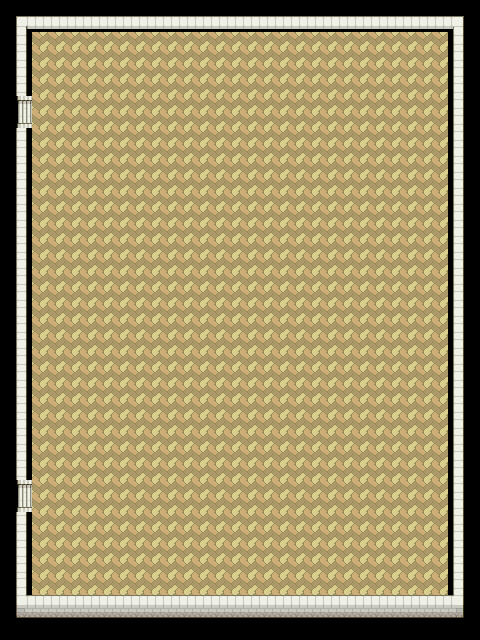

The image is a tile-based game level rendered from a .tmx file. Its description and complete source (layers, tilesets, objects, tile grids) follow:
An orthogonal 15x20 tile map with 32x32 px tiles, 3 tile layers (Floor, Walls, Doors), 2 tilesets.

<map version="1.10" tiledversion="1.11.0" orientation="orthogonal" renderorder="right-down" width="15" height="20" tilewidth="32" tileheight="32" infinite="0" nextlayerid="4" nextobjectid="1">
 <tileset firstgid="1" name="poke2" tilewidth="32" tileheight="32" tilecount="504" columns="8">
  <image source="../tilesets/poke32/poke2.png" width="256" height="2016" />
 </tileset>
 <tileset firstgid="505" name="poke4" tilewidth="32" tileheight="32" tilecount="504" columns="8">
  <image source="../tilesets/poke32/poke4.png" width="256" height="2016" />
 </tileset>
 <layer id="1" name="Floor" width="15" height="20">
  <data encoding="csv">
0,0,0,0,0,0,0,0,0,0,0,0,0,0,0,
0,274,274,274,274,274,274,274,274,274,274,274,274,274,0,
0,274,274,274,274,274,274,274,274,274,274,274,274,274,0,
0,274,274,274,274,274,274,274,274,274,274,274,274,274,0,
0,274,274,274,274,274,274,274,274,274,274,274,274,274,0,
0,274,274,274,274,274,274,274,274,274,274,274,274,274,0,
0,274,274,274,274,274,274,274,274,274,274,274,274,274,0,
0,274,274,274,274,274,274,274,274,274,274,274,274,274,0,
0,274,274,274,274,274,274,274,274,274,274,274,274,274,0,
0,274,274,274,274,274,274,274,274,274,274,274,274,274,0,
0,274,274,274,274,274,274,274,274,274,274,274,274,274,0,
0,274,274,274,274,274,274,274,274,274,274,274,274,274,0,
0,274,274,274,274,274,274,274,274,274,274,274,274,274,0,
0,274,274,274,274,274,274,274,274,274,274,274,274,274,0,
0,274,274,274,274,274,274,274,274,274,274,274,274,274,0,
0,274,274,274,274,274,274,274,274,274,274,274,274,274,0,
0,274,274,274,274,274,274,274,274,274,274,274,274,274,0,
0,274,274,274,274,274,274,274,274,274,274,274,274,274,0,
0,274,274,274,274,274,274,274,274,274,274,274,274,274,0,
0,0,0,0,0,0,0,0,0,0,0,0,0,0,0
</data>
 </layer>
 <layer id="2" name="Walls" width="15" height="20">
  <data encoding="csv">
705,706,706,706,706,706,706,706,706,706,706,706,706,706,707,
713,0,0,0,0,0,0,0,0,0,0,0,0,0,715,
713,0,0,0,0,0,0,0,0,0,0,0,0,0,715,
0,0,0,0,0,0,0,0,0,0,0,0,0,0,715,
713,0,0,0,0,0,0,0,0,0,0,0,0,0,715,
713,0,0,0,0,0,0,0,0,0,0,0,0,0,715,
713,0,0,0,0,0,0,0,0,0,0,0,0,0,715,
713,0,0,0,0,0,0,0,0,0,0,0,0,0,715,
713,0,0,0,0,0,0,0,0,0,0,0,0,0,715,
713,0,0,0,0,0,0,0,0,0,0,0,0,0,715,
713,0,0,0,0,0,0,0,0,0,0,0,0,0,715,
713,0,0,0,0,0,0,0,0,0,0,0,0,0,715,
713,0,0,0,0,0,0,0,0,0,0,0,0,0,715,
713,0,0,0,0,0,0,0,0,0,0,0,0,0,715,
713,0,0,0,0,0,0,0,0,0,0,0,0,0,715,
0,0,0,0,0,0,0,0,0,0,0,0,0,0,715,
713,0,0,0,0,0,0,0,0,0,0,0,0,0,715,
713,0,0,0,0,0,0,0,0,0,0,0,0,0,715,
729,730,730,730,730,730,730,730,730,730,730,730,730,730,731,
745,746,746,746,746,746,746,746,746,746,746,746,746,746,747
</data>
 </layer>
 <layer id="3" name="Doors" width="15" height="20">
  <data encoding="csv">
0,0,0,0,0,0,0,0,0,0,0,0,0,0,0,
0,0,0,0,0,0,0,0,0,0,0,0,0,0,0,
0,0,0,0,0,0,0,0,0,0,0,0,0,0,0,
2684355250,0,0,0,0,0,0,0,0,0,0,0,0,0,0,
0,0,0,0,0,0,0,0,0,0,0,0,0,0,0,
0,0,0,0,0,0,0,0,0,0,0,0,0,0,0,
0,0,0,0,0,0,0,0,0,0,0,0,0,0,0,
0,0,0,0,0,0,0,0,0,0,0,0,0,0,0,
0,0,0,0,0,0,0,0,0,0,0,0,0,0,0,
0,0,0,0,0,0,0,0,0,0,0,0,0,0,0,
0,0,0,0,0,0,0,0,0,0,0,0,0,0,0,
0,0,0,0,0,0,0,0,0,0,0,0,0,0,0,
0,0,0,0,0,0,0,0,0,0,0,0,0,0,0,
0,0,0,0,0,0,0,0,0,0,0,0,0,0,0,
0,0,0,0,0,0,0,0,0,0,0,0,0,0,0,
2684355250,0,0,0,0,0,0,0,0,0,0,0,0,0,0,
0,0,0,0,0,0,0,0,0,0,0,0,0,0,0,
0,0,0,0,0,0,0,0,0,0,0,0,0,0,0,
0,0,0,0,0,0,0,0,0,0,0,0,0,0,0,
0,0,0,0,0,0,0,0,0,0,0,0,0,0,0
</data>
 </layer>
</map>
